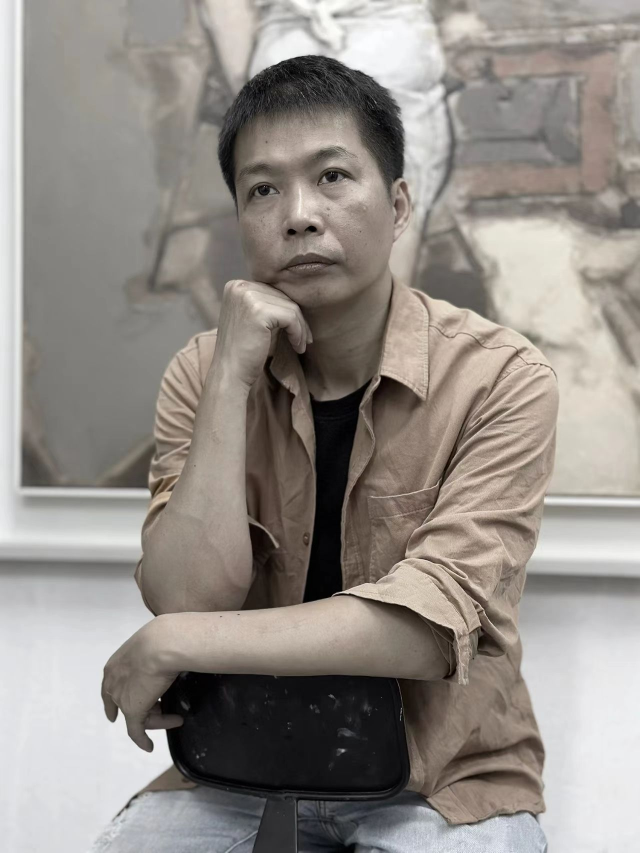
#> input picture assets/artist-portrait.jpg, 1280 x 1706 px (shown at 1/2 size); its folder holds 2 pictures in this run
$ python prepare-artwork-refresh.py --source ../assets --baseline-catalog ../assets/banyan.jpg --baseline-images ../assets --output out.png
#> lines starting #> are read from the running program, lines starting #| are printed output that depends on the picture
#!/usr/bin/env python3
"""Build an isolated, reviewable artwork catalog from a source image folder.

The script never writes to Cloudflare, D1, R2, or the source folder. JPEG and
PNG files are served byte-for-byte from the source. TIFF and HEIC inputs are
decoded once to full-resolution lossless browser formats for local review.
"""

from __future__ import annotations

import argparse
import hashlib
import json
import mimetypes
import re
import subprocess
import sys
import uuid
from collections import defaultdict
from pathlib import Path

from PIL import Image, ImageOps


SUPPORTED_DIRECT = {".jpg", ".jpeg", ".png", ".webp"}
LOSSLESS_CONVERT = {".heic", ".tif", ".tiff"}
DIMENSION_RE = re.compile(r"(?i)(?<!\d)(\d{2,3})\s*[x×]\s*(\d{2,3})(?:\s*cm)?")
COMPACT_DIMENSION_RE = re.compile(r"(?<!\d)(4040|5050|15075|150120|150390)(?!\d)")
YEAR_RE = re.compile(r"^(20\d{2})(?:年)?")
COPY_SUFFIX_RE = re.compile(r"\s*[（(](\d+)[）)]\s*$")
ROMANISH = str.maketrans({"（": "(", "）": ")", "—": "-", "－": "-", "。": ""})


def sha256_file(path: Path) -> str:
    digest = hashlib.sha256()
    with path.open("rb") as handle:
        for chunk in iter(lambda: handle.read(1024 * 1024), b""):
            digest.update(chunk)
    return digest.hexdigest()


# [9 lines left out: function ffmpeg_convert, not called in this run]


def prepare_browser_file(source: Path, converted_dir: Path) -> tuple[Path, str, bool]:
    suffix = source.suffix.lower()
    if suffix in SUPPORTED_DIRECT:
        mime = mimetypes.guess_type(source.name)[0] or "application/octet-stream"
        return source, mime, False
    if suffix not in LOSSLESS_CONVERT:
        raise ValueError(f"Unsupported image type: {source.name}")
    digest = sha256_file(source)[:20]
    extension = ".png" if suffix in {".tif", ".tiff"} else ".webp"
    target = converted_dir / f"{digest}{extension}"
    if not target.exists():
        ffmpeg_convert(source, target, "png" if extension == ".png" else "webp")
    return target, "image/png" if extension == ".png" else "image/webp", True


def image_features(path: Path) -> dict:
    with Image.open(path) as opened:
#> opened is the input picture: PIL image 1280x1706 RGB; mean R, G, B 147, 141.2, 135.7
        image = ImageOps.exif_transpose(opened).convert("RGB")
        width, height = image.size
#> width = 1280; height = 1706
        small = image.resize((17, 16), Image.Resampling.LANCZOS)
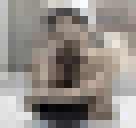
#> small: PIL image 17x16 RGB (shown 8 times larger); mean R, G, B 146.8, 141, 135.4
        pixels = list(small.getdata())
#> pixels = 272 items, first 6: (196, 196, 195), (151, 148, 143), (161, 158, 151), (154, 151, 146), (151, 148, 144), (179, 172, 165)
        gray = [round((r * 299 + g * 587 + b * 114) / 1000) for r, g, b in pixels]
#> gray = 272 values, max 251 at index 10, min 0 at index 226, mean 142.1
        dhash = 0
        for y in range(16):
            offset = y * 17
            for x in range(16):
                dhash = (dhash << 1) | (gray[offset + x] > gray[offset + x + 1])
#> after the loop, dhash = 80618907041805994342345185396040990209733087595331580745652453926074355646208
        average = sum(gray) / len(gray)
#> average = 142.1
        ahash = 0
        for value in gray:
            ahash = (ahash << 1) | (value > average)
#> this loop made 272 passes
#> (value, ahash) on passes 1 to 3: (196, 1), (148, 3), (158, 7)
#> after the loop, ahash = 7588549500547735779018433021972661363093385265692271497764299959403546640403918911
        normalized = hashlib.sha256(image.tobytes()).hexdigest()
        channel_means = tuple(round(sum(pixel[index] for pixel in pixels) / len(pixels)) for index in range(3))
#> channel_means = (147, 141, 135)
        return {
            "width": width,
            "height": height,
            "dhash": dhash,
            "ahash": ahash,
            "pixelDigest": normalized,
            "channelMeans": channel_means,
        }


# [16 lines left out: functions dimensions_from_compact, normalize_title, not called in this run]


def parse_source_name(path: Path) -> dict:
    stem = path.stem.strip()
    year_match = YEAR_RE.match(stem)
    year = int(year_match.group(1)) if year_match else None
    remainder = stem[year_match.end():].strip() if year_match else stem

    dimension_match = DIMENSION_RE.search(remainder)
    compact_match = COMPACT_DIMENSION_RE.search(remainder) if not dimension_match else None
    if dimension_match:
        width_cm, height_cm = int(dimension_match.group(1)), int(dimension_match.group(2))
        dimension_span = dimension_match.span()
    elif compact_match:
        width_cm, height_cm = dimensions_from_compact(compact_match.group(1))
        dimension_span = compact_match.span()
    else:
        width_cm = height_cm = None
        dimension_span = None

    quoted = re.search(r"《([^》]+)》", remainder)
    if quoted:
        title = quoted.group(1).strip()
        tail = remainder[quoted.end(): dimension_span[0] if dimension_span and dimension_span[0] > quoted.end() else len(remainder)].strip()
        if tail and not re.match(r"^(?:cm|创作于|、|，|,|（?\d+）?)", tail, re.I):
            title += tail
    else:
        title = remainder
        if dimension_span:
            title = title[:dimension_span[0]] + title[dimension_span[1]:]
        title = re.split(r"(?:创作于|、布面|，布面|国展|省展|游祥龙|_20\d{6})", title, maxsplit=1)[0]

    title = re.sub(r"(?i)\bcm\b", "", title)
    title = re.sub(r"\s+", "", title).strip("-_、，,。")
    title = title.replace("(", "（").replace(")", "）")
    medium = "布面油画" if "布面油画" in stem else ""
    dimensions = f"{width_cm} × {height_cm} cm" if width_cm and height_cm else ""
    return {
        "titleZh": title or stem,
        "year": year,
        "dimensions": dimensions,
        "medium": medium,
        "sourceFilename": path.name,
    }


def quality_score(entry: dict) -> tuple:
    metadata = entry["metadata"]
    name = metadata["sourceFilename"]
    return (
        bool(re.search(r"《[^》]+》", name)),
        bool(metadata["dimensions"]),
        bool(metadata["medium"]),
        len(name),
    )


# [6 lines left out: function visual_distance, not called in this run]


def deterministic_media_id(digest: str) -> str:
    value = uuid.UUID(digest[:32])
    return f"media-{value}"


def build_source_entries(source_dir: Path, output_dir: Path) -> tuple[list[dict], list[dict]]:
    converted_dir = output_dir / "converted-lossless"
    candidates = []
    for source in sorted(source_dir.iterdir(), key=lambda item: item.name.casefold()):
        if not source.is_file() or source.suffix.lower() not in SUPPORTED_DIRECT | LOSSLESS_CONVERT:
            continue
        browser_path, mime_type, converted = prepare_browser_file(source, converted_dir)
        features = image_features(browser_path)
#> features = 6 items
        digest = sha256_file(source)
        object_digest = sha256_file(browser_path)
        metadata = parse_source_name(source)
        candidates.append({
            "sourcePath": str(source.resolve()),
            "browserPath": str(browser_path.resolve()),
            "mimeType": mime_type,
            "convertedLossless": converted,
            "sourceDigest": digest,
            "objectDigest": object_digest,
            "byteSize": browser_path.stat().st_size,
            "metadata": metadata,
            "features": features,
        })
#> pass 2 of the loop in build_source_entries, `for source in sorted(source_dir.iterdir(), key=lambda item: item.name...`:
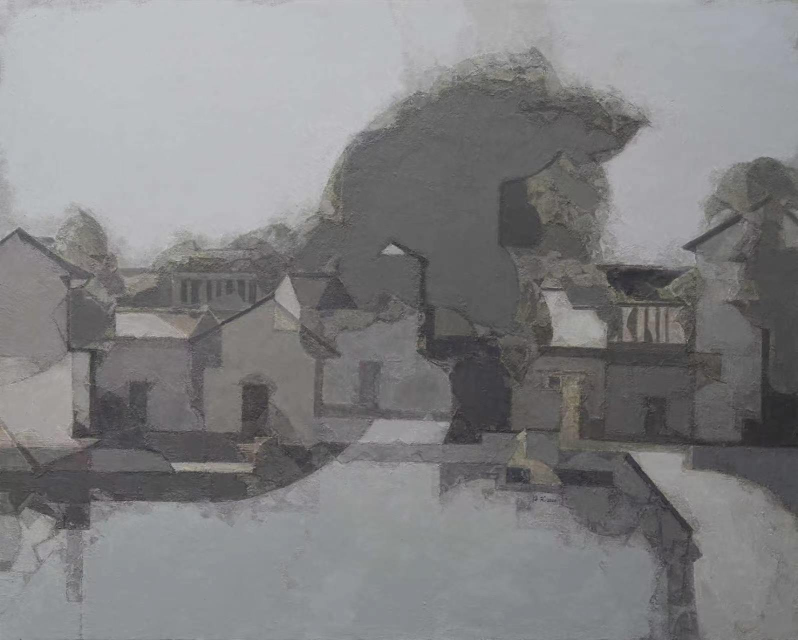
#> input picture assets/banyan.jpg, 1596 x 1280 px (shown at 1/2 size)
#> in image_features, opened is the input picture: PIL image 1596x1280 RGB; mean R, G, B 129.6, 129.7, 131
#> in image_features (call 2), `small = image.resize((17, 16), Image.Resampling.LANCZOS)`:
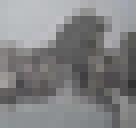
#> small: PIL image 17x16 RGB (shown 8 times larger); mean R, G, B 129.7, 129.7, 131.1
#> pixels = 272 items, first 6: (184, 186, 190), (187, 190, 194), (189, 192, 195), (189, 193, 196), (189, 192, 196), (187, 190, 194)
#> gray = 272 values, max 192 at index 3, min 48 at index 186, mean 129.9
#> after the loop in image_features (call 2), `for y in range(16):`: dhash = 7207243931709328931603792703335687135083904863752220659687621003573084400493
#> average = 129.9
#> the loop in image_features (call 2), `for value in gray:` made 272 passes
#> (value, ahash) on passes 1 to 3: (186, 1), (190, 3), (191, 7)
#> after the loop in image_features (call 2), `for value in gray:`: ahash = 7588550360255945372126274916399723813088252889803218380423627353476625904058105840
#> channel_means = (130, 130, 131)

    groups: dict[str, list[dict]] = defaultdict(list)
    for entry in candidates:
        groups[entry["features"]["pixelDigest"]].append(entry)
#> this loop made 2 passes

    unique = []
    duplicates = []
    for group in groups.values():
        group.sort(key=quality_score, reverse=True)
        winner = group[0]
        unique.append(winner)
        for duplicate in group[1:]:
            duplicates.append({
                "kept": winner["metadata"]["sourceFilename"],
                "skipped": duplicate["metadata"]["sourceFilename"],
                "reason": "decoded pixels are identical",
            })
    unique.sort(key=lambda item: item["metadata"]["sourceFilename"].casefold())
    return unique, duplicates


def load_baseline(catalog_path: Path, image_dir: Path) -> list[dict]:
#> (the run stopped early here; a loop or call above may not have finished)
